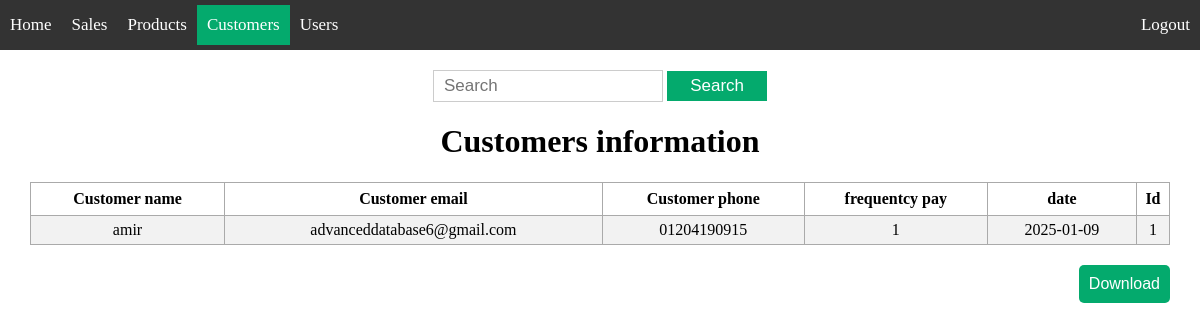
Before: /customers/ (signed in) with the older database file.
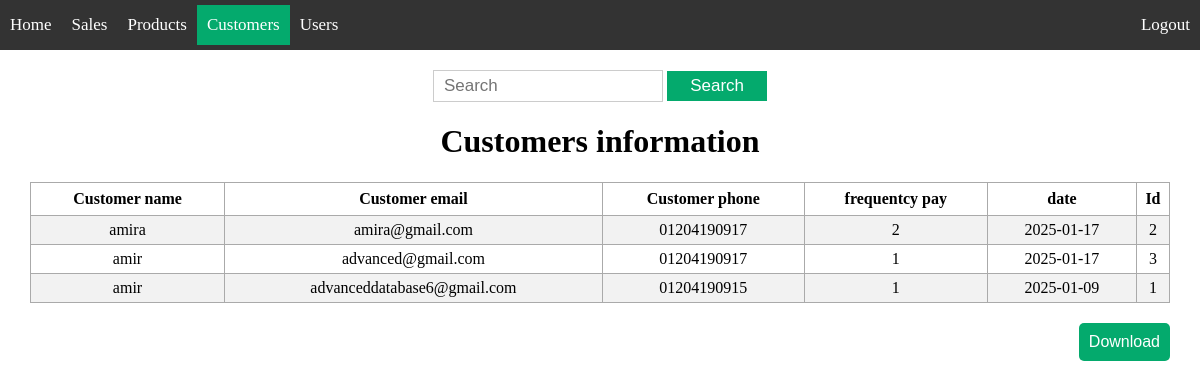
After: the same page with the newer database file.
### app/models/customer.py (models this page shows, shortened)
class Customer(db.Model):
    __tablename__ = 'customers'
    id = db.Column(db.Integer, primary_key=True)
    customer_name = db.Column(db.String(200), nullable=False)
    customer_email = db.Column(db.String(200), nullable=False)
    customer_phone = db.Column(db.String(15))
    frequentcy_pay = db.Column(db.Integer, nullable=False)
    date = db.Column(db.DateTime, default=datetime.now(pytz.UTC))

### app/customers/routes.py (the view)
@bp.route('/', methods=['GET'])
@roles_accepted('admin', 'editor', 'supervisor')
def index():
    customers = Customer.query.order_by(Customer.date.desc()).all()
    return render_template('customers/index.html', customers=customers)

### app/templates/customers/index.html (shortened to what this page needs)
{% extends 'base.html' %}
{% block content %}
<div class="content">
    <div class='search'>
        <form action="{{ url_for('customers.search_customer', search='') }}" method="get">
            <input type='text' placeholder='Search' name='search' id='search'>
            <input type='submit' value="Search">
        </form>
    </div>
    <div class="view">
        <h1 style="text-align: center;">Customers information</h1>
        {% if customers|length < 1 %}
        <h4  style="text-align: center;"> There are no customers yet !</h4>
        {% else %}
        <table>
            <tr>
                <th>Customer name</th>
                <th>Customer email</th>
                <th>Customer phone</th>
                <th>frequentcy pay</th>
                <th>date</th>
                <th>Id</th>
            </tr>
            {% for customer in customers %}
                <tr>
                    <td>{{ customer.customer_name }}</td>
                    <td>{{ customer.customer_email }}</td>
                    <td>{{ customer.customer_phone }}</td>
                    <td>{{ customer.frequentcy_pay }}</td>
                    <td>{{ customer.date.date() }}</td>
                    <td>{{ customer.id }}</td>
                </tr>
            {% endfor %}
        </table>
        {% endif %}
    </div>
    <div class="add">
        {% if current_user.has_role('admin')%}
        <div class="download-container">
            <button id="downloadBtn">Download</button>
        </div>
        {% endif %}
    </div>
</div>
{% endblock %}

Changed rows visible on the page:
added Customer: customer_name "amira", customer_email "amira@gmail.com", customer_phone "01204190917", frequentcy_pay "2", date "2025-01-17", id "2"
added Customer: customer_name "amir", customer_email "advanced@gmail.com", customer_phone "01204190917", frequentcy_pay "1", date "2025-01-17", id "3"
